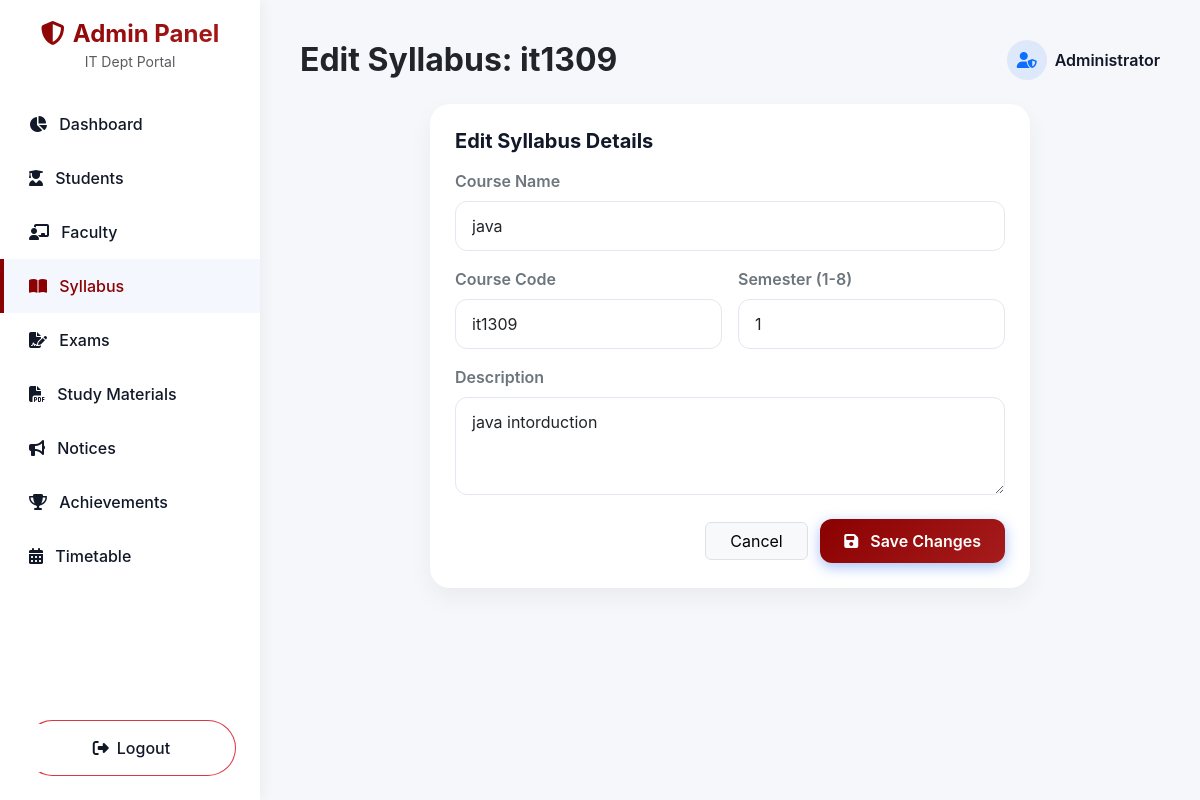
Page /admin/syllabus/edit/1 (signed in) on the committed database.
### models.py (models this page shows)
class Syllabus(SQLModel, table=True):
    id: Optional[int] = Field(default=None, primary_key=True)
    course_name: str
    course_code: str
    semester: int
    description: str

### routers/syllabus_router.py (the view)
@router.get("/edit/{syllabus_id}")
def edit_syllabus_page(syllabus_id: int, request: Request, db: Session = Depends(get_session), admin=Depends(check_admin)):
    syllabus = db.get(Syllabus, syllabus_id)
    if not syllabus:
        raise HTTPException(status_code=404, detail="Syllabus not found")
    return templates.TemplateResponse("admin/syllabus_edit.html", {"request": request, "syllabus": syllabus})

### templates/admin/syllabus_edit.html
{% extends "admin/admin_base.html" %}
{% block header %}Edit Syllabus: {{ syllabus.course_code }}{% endblock %}
{% block content %}
<div class="glass-card p-4 mx-auto" style="max-width: 600px;">
    <h5 class="fw-bold mb-3">Edit Syllabus Details</h5>
    <form action="/admin/syllabus/edit/{{ syllabus.id }}" method="post" class="row g-3">
        <div class="col-md-12">
            <label class="form-label text-secondary fw-semibold">Course Name</label>
            <input type="text" name="course_name" class="form-control" value="{{ syllabus.course_name }}" required>
        </div>
        <div class="col-md-6">
            <label class="form-label text-secondary fw-semibold">Course Code</label>
            <input type="text" name="course_code" class="form-control" value="{{ syllabus.course_code }}" required>
        </div>
        <div class="col-md-6">
            <label class="form-label text-secondary fw-semibold">Semester (1-8)</label>
            <input type="number" name="semester" class="form-control" value="{{ syllabus.semester }}" min="1" max="8" required>
        </div>
        <div class="col-md-12">
            <label class="form-label text-secondary fw-semibold">Description</label>
            <textarea name="description" class="form-control" rows="3" required>{{ syllabus.description }}</textarea>
        </div>
        <div class="col-md-12 text-end mt-4">
            <a href="/admin/syllabus" class="btn btn-light px-4 me-2 border">Cancel</a>
            <button type="submit" class="btn btn-gradient px-4"><i class="fa-solid fa-save me-2"></i> Save Changes</button>
        </div>
    </form>
</div>
{% endblock %}

### static/css/style.css (style rules this page uses)
:root { --bg-color: #F5F7FA; --primary-blue: #8B0000; --dark-header: #0F172A; --grad-start: #8B0000; --grad-end: #A61B1B; --text-main: #111827; --card-bg: #FFFFFF; --shadow-soft: 0 10px 25px rgba(0, 0, 0, 0.05); --shadow-hover: 0 20px 40px rgba(0, 0, 0, 0.1); --radius-card: 20px; --radius-btn: 12px; }
body { font-family: -apple-system, BlinkMacSystemFont, "Segoe UI", Roboto, Helvetica, Arial, sans-serif, "Apple Color Emoji", "Segoe UI Emoji", "Segoe UI Symbol"; background-color: var(--bg-color); color: var(--text-main); -webkit-font-smoothing: antialiased; min-height: 100vh; margin: 0; padding: 0; }
.glass-card { background: var(--card-bg); border-radius: var(--radius-card); box-shadow: var(--shadow-soft); border: 1px solid rgba(255, 255, 255, 0.5); transition: transform 0.3s cubic-bezier(0.4, 0, 0.2, 1), box-shadow 0.3s ease; overflow: hidden; }
.btn-gradient { background: linear-gradient(135deg, var(--grad-start), var(--grad-end)); color: #fff; border: none; border-radius: var(--radius-btn); padding: 10px 24px; font-weight: 600; transition: all 0.3s ease; box-shadow: 0 4px 14px rgba(37, 99, 235, 0.4); }
.form-control { border-radius: 12px; padding: 12px 16px; border: 1px solid #e2e8f0; transition: border-color 0.2s, box-shadow 0.2s; }

### rows in the picture
Syllabus: course_code "it1309", course_name "java", semester "1", description "java intorduction"
